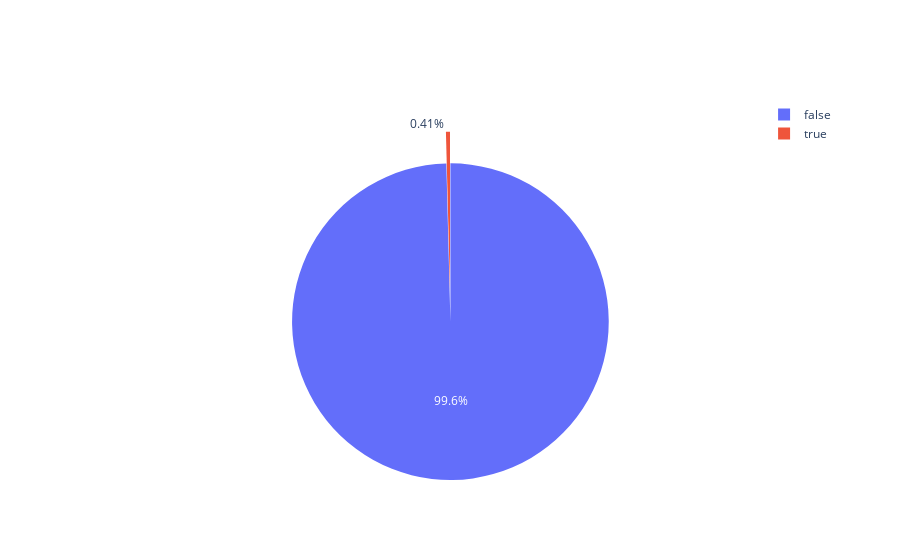

Notebook code for this chart:
### Code cell
ev_comp = vs_sample['IsEV'].value_counts().reset_index()
ev_comp['IsEV']
ev_comp['count'] = ev_comp['count'] / ev_comp['count'].sum()
labels = ev_comp['IsEV'].tolist()
values = ev_comp['count'].tolist()

fig = go.Figure(
    data=go.Pie(labels=labels, values=values, pull=[0.2, 0])
)

fig.show()

### Figure 1 — Plotly figure (JSON) as saved in the notebook; plotly's stock layout.template omitted (floating-point values rounded to 4 significant figures)
{"data": [{"labels": [false, true], "pull": [0.2, 0], "type": "pie", "values": [0.9959, 0.004101]}], "layout": {}}
